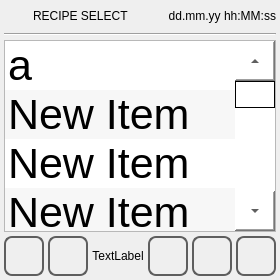
<?xml version="1.0" encoding="UTF-8"?>
<ui version="4.0">
 <class>recipe_select</class>
 <widget class="QWidget" name="recipe_select">
  <property name="geometry">
   <rect>
    <x>0</x>
    <y>0</y>
    %Model%
   </rect>
  </property>
  <property name="minimumSize">
   <size>
    <width>0</width>
    <height>0</height>
   </size>
  </property>
  <property name="maximumSize">
   <size>
    <width>16777215</width>
    <height>16777215</height>
   </size>
  </property>
  <property name="windowTitle">
   <string>recipe_select</string>
  </property>
  <property name="styleSheet">
   <string notr="true">QPushButton
{
	font: 20pt &quot;Ubuntu&quot;;
}</string>
  </property>
  <layout class="QVBoxLayout" name="verticalLayout">
   <property name="spacing">
    <number>4</number>
   </property>
   <property name="margin">
    <number>4</number>
   </property>
   <item>
    <layout class="QHBoxLayout" name="horizontalLayout">
     <property name="sizeConstraint">
      <enum>QLayout::SetMinimumSize</enum>
     </property>
     <item>
      <widget class="QLabel" name="labelIcon">
       <property name="minimumSize">
        <size>
         <width>25</width>
         <height>25</height>
        </size>
       </property>
       <property name="maximumSize">
        <size>
         <width>25</width>
         <height>25</height>
        </size>
       </property>
       <property name="focusPolicy">
        <enum>Qt::NoFocus</enum>
       </property>
       <property name="styleSheet">
        <string notr="true">border-image: url(:/systemicons/img/Script.png);</string>
       </property>
       <property name="text">
        <string/>
       </property>
      </widget>
     </item>
     <item>
      <widget class="QLabel" name="labelTitle">
       <property name="sizePolicy">
        <sizepolicy hsizetype="Preferred" vsizetype="Fixed">
         <horstretch>0</horstretch>
         <verstretch>0</verstretch>
        </sizepolicy>
       </property>
       <property name="focusPolicy">
        <enum>Qt::NoFocus</enum>
       </property>
       <property name="text">
        <string>RECIPE SELECT</string>
       </property>
      </widget>
     </item>
     <item>
      <widget class="QLabel" name="labelUserName">
       <property name="text">
        <string/>
       </property>
      </widget>
     </item>
     <item>
      <widget class="QLabel" name="labelDataOra">
       <property name="sizePolicy">
        <sizepolicy hsizetype="Preferred" vsizetype="Fixed">
         <horstretch>0</horstretch>
         <verstretch>0</verstretch>
        </sizepolicy>
       </property>
       <property name="focusPolicy">
        <enum>Qt::NoFocus</enum>
       </property>
       <property name="text">
        <string>dd.mm.yy hh:MM:ss</string>
       </property>
       <property name="alignment">
        <set>Qt::AlignRight|Qt::AlignTrailing|Qt::AlignVCenter</set>
       </property>
      </widget>
     </item>
    </layout>
   </item>
   <item>
    <widget class="Line" name="line">
     <property name="focusPolicy">
      <enum>Qt::NoFocus</enum>
     </property>
     <property name="orientation">
      <enum>Qt::Horizontal</enum>
     </property>
    </widget>
   </item>
   <item>
    <widget class="QListWidget" name="listWidget">
     <property name="font">
      <font>
       <family>Ubuntu</family>
       <pointsize>32</pointsize>
       <weight>50</weight>
       <italic>false</italic>
       <bold>false</bold>
      </font>
     </property>
     <property name="focusPolicy">
      <enum>Qt::NoFocus</enum>
     </property>
     <property name="styleSheet">
      <string notr="true">QListWidget
{
	font: 32pt &quot;Ubuntu&quot;;
}
QScrollBar:vertical
{
        border-top: 40px solid #999999;
        border-bottom: 40px solid #999999;
        background:white;
        width:40px;    
        margin: 0px 0px 0px 0px;
}
QScrollBar::handle:vertical 
{
        border: 1px solid black;
	    background: rgb(255, 255, 255);
        min-height: 10px;
}
QScrollBar::add-line:vertical
{
        height: 40px;
	    background: rgb(255, 255, 255);
        subcontrol-position: bottom;
        subcontrol-origin: margin;
	image: url(:/systemicons/img/Down.png);
}
QScrollBar::sub-line:vertical 
{
       height: 40px;
	    background: rgb(255, 255, 255);
        subcontrol-position: top;
	    subcontrol-origin: margin;
	image: url(:/systemicons/img/Up.png);
}</string>
     </property>
     <property name="verticalScrollBarPolicy">
      <enum>Qt::ScrollBarAlwaysOn</enum>
     </property>
     <property name="alternatingRowColors">
      <bool>true</bool>
     </property>
     <item>
      <property name="text">
       <string>a</string>
      </property>
     </item>
     <item>
      <property name="text">
       <string>New Item</string>
      </property>
     </item>
     <item>
      <property name="text">
       <string>New Item</string>
      </property>
     </item>
     <item>
      <property name="text">
       <string>New Item</string>
      </property>
     </item>
     <item>
      <property name="text">
       <string>New Item</string>
      </property>
     </item>
     <item>
      <property name="text">
       <string>New Item</string>
      </property>
     </item>
     <item>
      <property name="text">
       <string>New Item</string>
      </property>
     </item>
     <item>
      <property name="text">
       <string>New Item</string>
      </property>
     </item>
     <item>
      <property name="text">
       <string>New Item</string>
      </property>
     </item>
     <item>
      <property name="text">
       <string>New Item</string>
      </property>
     </item>
     <item>
      <property name="text">
       <string>New Item</string>
      </property>
     </item>
     <item>
      <property name="text">
       <string>z</string>
      </property>
     </item>
    </widget>
   </item>
   <item>
    <layout class="QHBoxLayout" name="horizontalLayout_2">
     <item>
      <widget class="QPushButton" name="pushButtonHome">
       <property name="sizePolicy">
        <sizepolicy hsizetype="Minimum" vsizetype="Fixed">
         <horstretch>60</horstretch>
         <verstretch>60</verstretch>
        </sizepolicy>
       </property>
       <property name="minimumSize">
        <size>
         <width>40</width>
         <height>40</height>
        </size>
       </property>
       <property name="maximumSize">
        <size>
         <width>40</width>
         <height>40</height>
        </size>
       </property>
       <property name="focusPolicy">
        <enum>Qt::NoFocus</enum>
       </property>
       <property name="styleSheet">
        <string notr="true">QPushButton
{
border: 2px solid  rgb(94, 94, 94);
border-radius: 8px;
qproperty-icon: url(:/systemicons/img/Home.png);
qproperty-iconSize: 24px 24px;
qproperty-focusPolicy: NoFocus;
}
QPushButton:pressed
{
border: 2px solid  rgb(194, 194, 194);
background-color:  rgb(255, 255, 127);
}
QPushButton:disabled
{
border: 2px solid  rgb(194, 194, 194);
}
</string>
       </property>
       <property name="text">
        <string/>
       </property>
      </widget>
     </item>
     <item>
      <widget class="QPushButton" name="pushButtonBack">
       <property name="sizePolicy">
        <sizepolicy hsizetype="Minimum" vsizetype="Fixed">
         <horstretch>60</horstretch>
         <verstretch>60</verstretch>
        </sizepolicy>
       </property>
       <property name="minimumSize">
        <size>
         <width>40</width>
         <height>40</height>
        </size>
       </property>
       <property name="maximumSize">
        <size>
         <width>40</width>
         <height>40</height>
        </size>
       </property>
       <property name="focusPolicy">
        <enum>Qt::NoFocus</enum>
       </property>
       <property name="styleSheet">
        <string notr="true">QPushButton
{
border: 2px solid  rgb(94, 94, 94);
border-radius: 8px;
qproperty-icon: url(:/systemicons/img/Go_back.png);
qproperty-iconSize: 24px 24px;
qproperty-focusPolicy: NoFocus;
}
QPushButton:pressed
{
border: 2px solid  rgb(194, 194, 194);
background-color:  rgb(255, 255, 127);
}
QPushButton:disabled
{
border: 2px solid  rgb(194, 194, 194);
}
</string>
       </property>
       <property name="text">
        <string/>
       </property>
      </widget>
     </item>
     <item>
      <widget class="QLabel" name="labelLoading">
       <property name="sizePolicy">
        <sizepolicy hsizetype="Expanding" vsizetype="Preferred">
         <horstretch>0</horstretch>
         <verstretch>0</verstretch>
        </sizepolicy>
       </property>
       <property name="text">
        <string>TextLabel</string>
       </property>
       <property name="alignment">
        <set>Qt::AlignCenter</set>
       </property>
      </widget>
     </item>
     <item>
      <widget class="QPushButton" name="pushButtonDelete">
       <property name="minimumSize">
        <size>
         <width>40</width>
         <height>40</height>
        </size>
       </property>
       <property name="maximumSize">
        <size>
         <width>40</width>
         <height>40</height>
        </size>
       </property>
       <property name="styleSheet">
        <string notr="true">QPushButton
{
border: 2px solid  rgb(94, 94, 94);
border-radius: 8px;
qproperty-icon: url(:/systemicons/img/Delete.png);
qproperty-iconSize: 24px 24px;
qproperty-focusPolicy: NoFocus;
}
QPushButton:pressed
{
border: 2px solid  rgb(194, 194, 194);
background-color:  rgb(255, 255, 127);
}
QPushButton:disabled
{
border: 2px solid  rgb(194, 194, 194);
}
</string>
       </property>
       <property name="text">
        <string/>
       </property>
      </widget>
     </item>
     <item>
      <widget class="QPushButton" name="pushButtonView">
       <property name="sizePolicy">
        <sizepolicy hsizetype="Minimum" vsizetype="Fixed">
         <horstretch>60</horstretch>
         <verstretch>60</verstretch>
        </sizepolicy>
       </property>
       <property name="minimumSize">
        <size>
         <width>40</width>
         <height>40</height>
        </size>
       </property>
       <property name="maximumSize">
        <size>
         <width>40</width>
         <height>40</height>
        </size>
       </property>
       <property name="focusPolicy">
        <enum>Qt::NoFocus</enum>
       </property>
       <property name="styleSheet">
        <string notr="true">QPushButton
{
border: 2px solid  rgb(94, 94, 94);
border-radius: 8px;
qproperty-icon: url(:/systemicons/img/Display.png);
qproperty-iconSize: 24px 24px;
qproperty-focusPolicy: NoFocus;
}
QPushButton:pressed
{
border: 2px solid  rgb(194, 194, 194);
background-color:  rgb(255, 255, 127);
}
QPushButton:disabled
{
border: 2px solid  rgb(194, 194, 194);
}
</string>
       </property>
       <property name="text">
        <string/>
       </property>
      </widget>
     </item>
     <item>
      <widget class="QPushButton" name="pushButtonSaveUSB">
       <property name="minimumSize">
        <size>
         <width>40</width>
         <height>40</height>
        </size>
       </property>
       <property name="maximumSize">
        <size>
         <width>40</width>
         <height>40</height>
        </size>
       </property>
       <property name="styleSheet">
        <string notr="true">QPushButton
{
border: 2px solid  rgb(94, 94, 94);
border-radius: 8px;
qproperty-icon: url(:/systemicons/img/Flash_drive.png);
qproperty-iconSize: 24px 24px;
qproperty-focusPolicy: NoFocus;
}
QPushButton:pressed
{
border: 2px solid  rgb(194, 194, 194);
background-color:  rgb(255, 255, 127);
}
QPushButton:disabled
{
border: 2px solid  rgb(194, 194, 194);
}
</string>
       </property>
       <property name="text">
        <string/>
       </property>
      </widget>
     </item>
    </layout>
   </item>
  </layout>
 </widget>
 <resources/>
 <connections/>
</ui>
